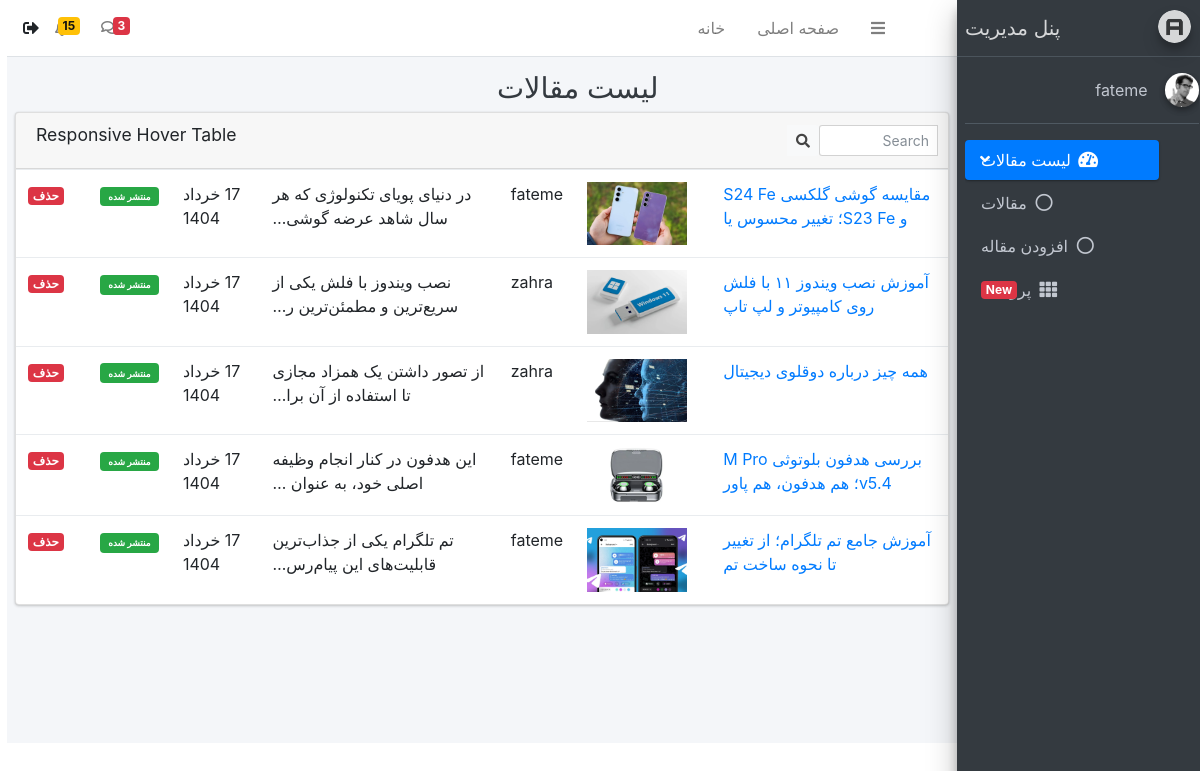
The page /accounts/profile/ (signed in) on the database as committed earlier.
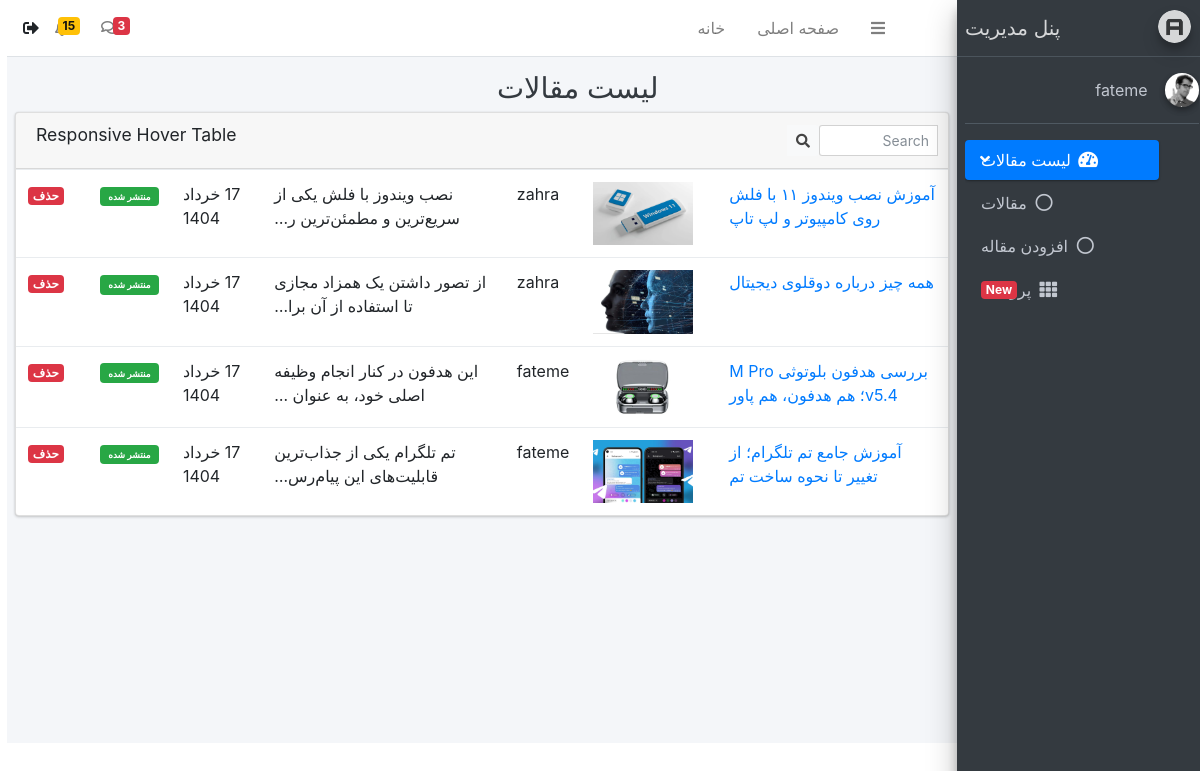
The same page on the database as committed later.
### blog/models.py (models this page shows, shortened)
class User(AbstractUser):
    is_author = models.BooleanField(default=False, verbose_name='وضعیت نویسندگی')
    special_user = models.DateTimeField(default=timezone.now, verbose_name=" ویژه تا ")

class article(models.Model):
    STATUS_CHOICES = (
        ('D', 'Draft'),
        ('P', 'Published')
    )
    author = models.ForeignKey(settings.AUTH_USER_MODEL, null=True, on_delete=models.SET_NULL, related_name='articles', verbose_name='نویسنده')
    title = models.CharField(max_length=50, verbose_name="عنوان")
    slug = models.SlugField(max_length=100, unique=True, verbose_name="اسلاگ") #اون بخشی از url که تغییر میکنه رو میگیم اسلاگ
    category = models.ManyToManyField(category, verbose_name="دسته بندی", related_name='articles')
    description = models.TextField(verbose_name="توضیحات")
    thumbnail = models.ImageField(upload_to='images', verbose_name="عکس بندانگشتی")
    publish = models.DateTimeField(default=timezone.now, verbose_name="تاریخ انتشار")
    created = models.DateTimeField(auto_now_add=True, verbose_name="تاریخ ساخت")
    updated = models.DateTimeField(auto_now=True, verbose_name="تاریخ آپدیت")
    status = models.CharField(max_length=1, choices=STATUS_CHOICES, verbose_name="وضعیت")
    objects = ArticleManager()
    class Meta:
        verbose_name = "مقاله"
        verbose_name_plural = "مقاله ها"
        ordering = ['publish']
    def jpublish(self):
        return jalaliConvertor(self.publish)
    def thumbnail_tag(self):
        return format_html("<img width=100 src='{}'>".format(self.thumbnail.url))

### blog/views.py (the view)
# urls.py: path('accounts/profile/',ArticleListAdmin.as_view(), name='profile'),
class ArticleListAdmin(LoginRequiredMixin, ListView):
    template_name = 'registeration/home.html'
    model = article
    context_object_name = 'articles'
    def get_queryset(self):
        if self.request.user.is_superuser:
            return article.objects.all()
        else:
            return article.objects.filter(author=self.request.user) #if the author is that specific user who logged in

### extensions/jalali.py (called while the page is built)
    def persian_tuple(self):
        return self.persian_year, self.persian_month, self.persian_day

### extensions/utils.py (called while the page is built)
def jalaliConvertor(time):
    jmonth = [
        "فروردین",
        "اردیبهشت",
        "خرداد",
        "تیر",
        "مرداد",
        "شهریور",
        "مهر",
        "آبان",
        "آذر",
        "دی",
        "بهمن",
        "اسفند",
    ]
    time_to_str = "{},{},{}".format(time.year, time.month, time.day)
    time_to_tuple = jalali.Gregorian(time_to_str).persian_tuple()
    time_to_list = list(time_to_tuple)
    for index,month in enumerate(jmonth):
        if time_to_list[1] == index+1:
            time_to_list[1] = month
            break
    output = "{} {} {}".format(
        time_to_list[2],
        time_to_list[1],
        time_to_list[0],)
    return output

### blog/templates/registeration/home.html
{% extends "registeration/base1.html" %}
{% load static %}
{% block title %} {% block title-meta %}
لیست مقالات
{% endblock %} {% endblock %}
{% block main %}
      <div class="row">
          <div class="col-12">
            <div class="card">
              <div class="card-header">
                <h3 class="card-title">Responsive Hover Table</h3>
                <div class="card-tools">
                  <div class="input-group input-group-sm" style="width: 150px;">
                    <input type="text" name="table_search" class="form-control float-right" placeholder="Search">
                    <div class="input-group-append">
                      <button type="submit" class="btn btn-default"><i class="fas fa-search"></i></button>
                    </div>
                  </div>
                </div>
              </div>
              <div class="card-body table-responsive p-0">
                <table class="table table-hover">
                  <tbody>
  {% for article in articles %}
  <tr>
    <td><a href="{% url 'blog:update' article.pk %}">{{ article.title }}</a></td>
    <td>{{ article.thumbnail_tag }}</td>
    <td>{{ article.author }}</td>
    <td>{{ article.description|truncatechars:50 }}</td>
    <td><span class="tag tag-danger">{{ article.jpublish }}</span></td>
    {% if article.status == 'P' %}
    <td>
      <span class="badge badge-success">
        <a class="badge badge-success text-white text-decoration-none" href="{% url 'blog:post' article.slug %}">منتشر شده</a>
      </span>
    </td>
    {% else %}
    <td>
      <span class="badge badge-danger">
        <a class="badge badge-danger text-white text-decoration-none" href="{% url 'blog:post' article.slug %}">پیشنویس</a>
      </span>
    </td>
    {% endif %}
    {% if user.is_superuser %}
    <td>
      <a class="badge badge-danger text-white text-decoration-none" href="{% url 'blog:delete' article.pk %}"> حذف </a>
    </td>
    {% endif %}
  </tr>
  {% endfor %}
</tbody>
                </table>
              </div>
            </div>
          </div>
        </div>
{% endblock %}

### blog/templates/registeration/base1.html (shortened to what this page needs)
{% load static %}
<!DOCTYPE html>
<html>
<head>
   <link rel="stylesheet" href="https://cdnjs.cloudflare.com/ajax/libs/font-awesome/5.15.4/css/all.min.css">
  <link rel="stylesheet" href="{% static 'plugins/fontawesome-free/css/all.min.css'%}">
  <link rel="stylesheet" href="https://code.ionicframework.com/ionicons/2.0.1/css/ionicons.min.css">
  <link rel="stylesheet" href="{% static 'registeration/admin/plugins/tempusdominus-bootstrap-4/css/tempusdominus-bootstrap-4.min.css'%}">
  <link rel="stylesheet" href="{% static 'registeration/admin/plugins/icheck-bootstrap/icheck-bootstrap.min.css'%}">
  <link rel="stylesheet" href="{% static 'registeration/admin/plugins/jqvmap/jqvmap.min.css'%}">
  <link rel="stylesheet" href="{% static 'registeration/admin/dist/css/adminlte.min.css'%}">
  <link rel="stylesheet" href="{% static 'registeration/admin/plugins/overlayScrollbars/css/OverlayScrollbars.min.css'%}">
  <link rel="stylesheet" href="{% static 'registeration/admin/plugins/daterangepicker/daterangepicker.css'%}">
  <link rel="stylesheet" href="{% static 'registeration/admin/plugins/summernote/summernote-bs4.css'%}">
  <link rel="stylesheet" href="https://cdn.rtlcss.com/bootstrap/v4.2.1/css/bootstrap.min.css">
  <link rel="stylesheet" href="{% static 'registeration/admin/dist/css/custom.css'%}">
</head>
<body class="hold-transition sidebar-mini layout-fixed">
<div class="wrapper">
  <nav class="main-header navbar navbar-expand navbar-white navbar-light">
    <ul class="navbar-nav">
      <li class="nav-item">
        <a class="nav-link" data-widget="pushmenu" href="#"><i class="fas fa-bars"></i></a>
      </li>
      <li class="nav-item d-none d-sm-inline-block">
        <a href="{% url 'blog:profile'%}" class="nav-link">صفحه اصلی</a>
      </li>
      <li class="nav-item d-none d-sm-inline-block">
        <a href="{% url 'blog:home' %}" class="nav-link"> خانه</a>
      </li>
    </ul>
    <ul class="navbar-nav mr-auto-navbav">
      <li class="nav-item dropdown">
        <a class="nav-link" data-toggle="dropdown" href="#">
          <i class="far fa-comments"></i>
          <span class="badge badge-danger navbar-badge">3</span>
        </a>
      </li>
      <li class="nav-item dropdown">
        <a class="nav-link" data-toggle="dropdown" href="#">
          <span class="badge badge-warning navbar-badge">15</span>
        </a>
      </li>
<li class="nav-item">
  <form method="post" action="{% url 'blog:logout' %}" style="display: inline;">
    <button type="submit" class="nav-link" style="background: none; border: none; padding: 0; color: inherit;">
      <i class="fas fa-sign-out-alt"></i>
    </button>
  </form>
</li>
    </ul>
  </nav>
   {% include 'registeration/sidebar.html'%}
  <div class="content-wrapper">
    <div class="content-header">
      <div class="container-fluid">
        <div class="row mb-2">
          <div class="col-sm-6">
            <h1 class="m-0 text-dark">
              {% block title %} عنوان صفحه {% endblock %}
            </h1>
        </div>
      </div>
    </div>
    <section class="content">
      {% block main %}
      {% endblock %}
    </section>
  </div>
</div>
</body>
</html>

### blog/templates/registeration/sidebar.html
  {% load static %}
  <aside class="main-sidebar sidebar-dark-primary elevation-4">
    <a href="index3.html" class="brand-link">
      <img src="{% static 'registeration/admin/dist/img/AdminLTELogo.png'%}" alt="AdminLTE Logo" class="brand-image img-circle elevation-3"
           style="opacity: .8">
      <span class="brand-text">پنل مدیریت</span>
    </a>
    <div class="sidebar">
      <div class="user-panel mt-3 pb-3 mb-3 d-flex">
        <div class="image">
          <img src="{% static 'registeration/admin/dist/img/user2-160x160.jpg'%}" class="img-circle elevation-2" alt="User Image">
        </div>
        <div class="info">
          <a href="#" class="d-block">{{ user.get_username }}
</a>
        </div>
      </div>
      <nav class="mt-2">
        <ul class="nav nav-pills nav-sidebar flex-column" data-widget="treeview" role="menu" data-accordion="false">
          <li class="nav-item has-treeview menu-open">
            <a href="{% url 'blog:profile' %}" class="nav-link {% if request.resolver_match.url_name == 'profile' %}active{% endif %}">
              <i class="nav-icon fas fa-tachometer-alt"></i>
              <p>
                لیست مقالات
                <i class="right fas fa-angle-left"></i>
              </p>
            </a>
            <ul class="nav nav-treeview">
              <li class="nav-item">
                <a href="{% url 'blog:home' %}" class="nav-link">
                  <i class="far fa-circle nav-icon"></i>
                  <p> مقالات</p>
                </a>
              </li>
              <li class="nav-item">
                <a href="{% url 'blog:create' %}" class="nav-link {% if request.resolver_match.url_name == 'create' %}active{% endif %}">
                  <i class="far fa-circle nav-icon"></i>
                  <p>افزودن مقاله</p>
                </a>
              </li>
          <li class="nav-item">
            <a href="pages/widgets.html" class="nav-link">
              <i class="nav-icon fas fa-th"></i>
              <p>
                پروفایل
                <span class="right badge badge-danger">New</span>
              </p>
            </a>
          </li>
        </ul>
      </nav>
    </div>
  </aside>

Rows that differ between the two databases and show on the page:
removed article: title "مقایسه گوشی گلکسی S24 Fe و S23 Fe؛ تغییر محسوس یا", thumbnail_tag (picture), author "fateme", description "در دنیای پویای تکنولوژی که هر سال شاهد عرضه گوشی‌…", jpublish "17 خرداد 1404", status "منتشر شده"
